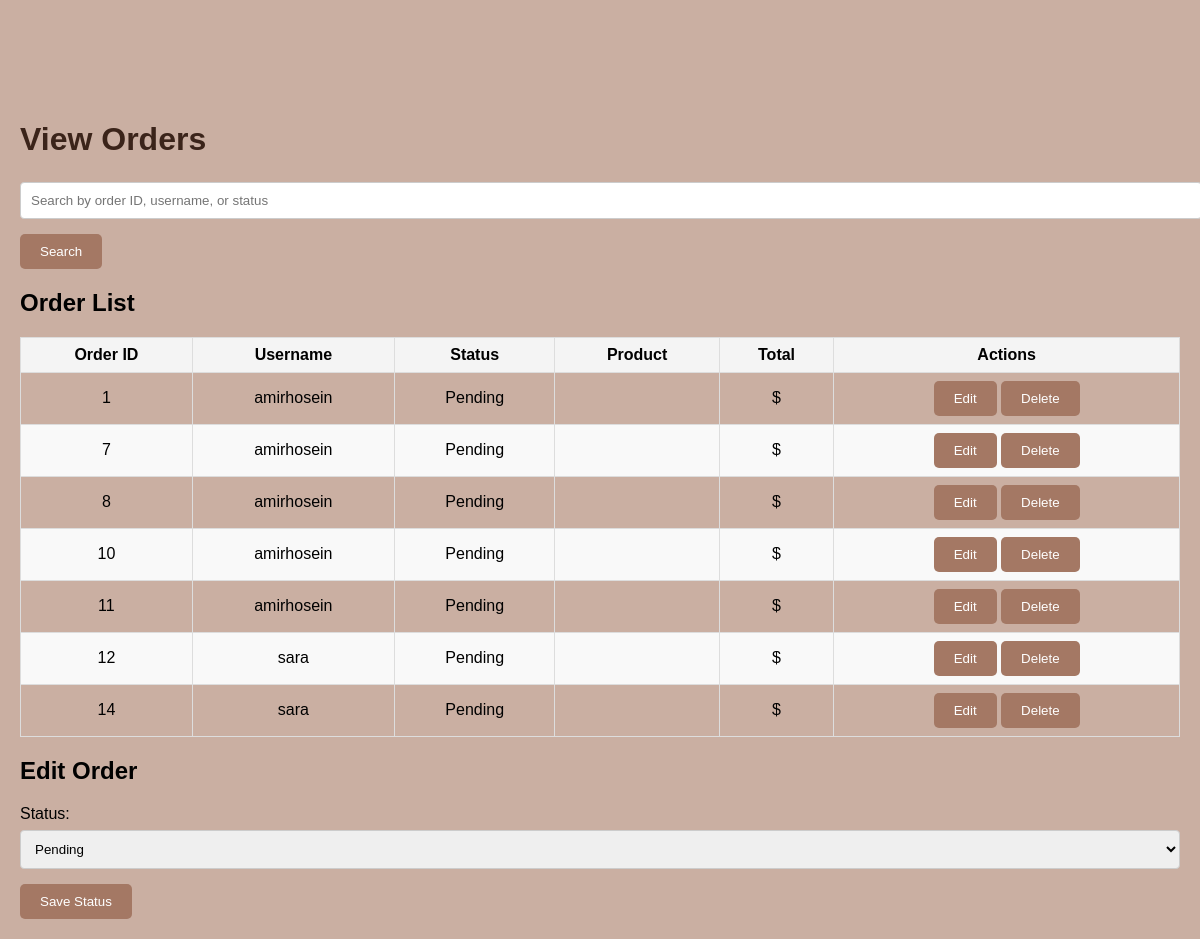
The app's page /view_orders, older data.
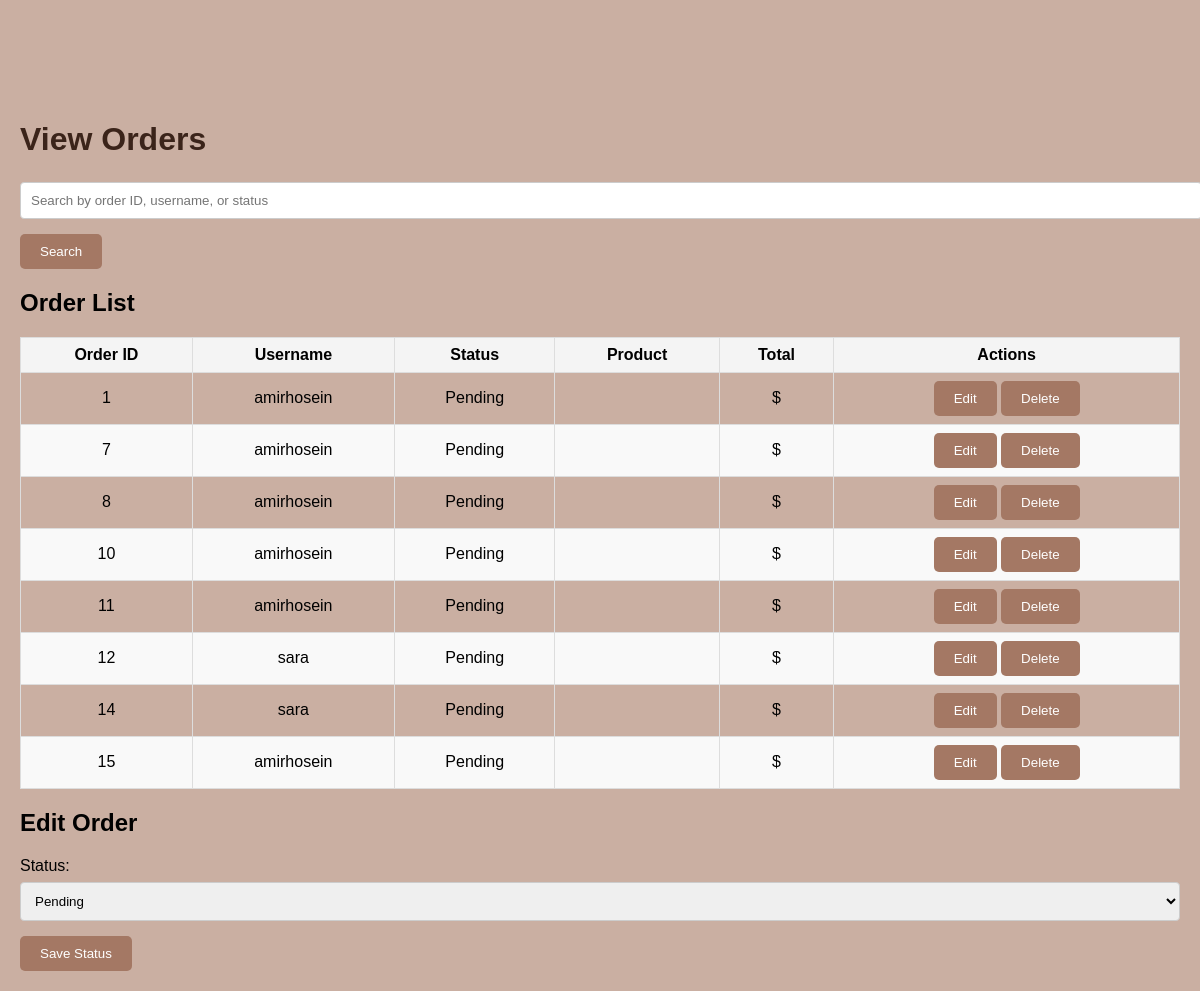
The same page, newer data.
### tables this page shows
CREATE TABLE "orders" (
    id INTEGER PRIMARY KEY AUTOINCREMENT,
    username TEXT NOT NULL,
    product_id INTEGER NOT NULL,
    status TEXT NOT NULL,
    total_price REAL NOT NULL, quantity INTEGER DEFAULT 1,
    FOREIGN KEY (product_id) REFERENCES products(id)
);

### app.py (the view, shortened to what this page needs)
@app.route('/view_orders', methods=['GET', 'POST'])
def view_orders():
    conn = get_db()
    cursor = conn.cursor()
    search_query = request.args.get('search', '')  # دریافت کوئری جستجو
    if search_query:
        cursor.execute('''
            SELECT * FROM orders
            WHERE order_id LIKE ? OR username LIKE ? OR status LIKE ?
        ''', (f'%{search_query}%', f'%{search_query}%', f'%{search_query}%'))
    else:
        cursor.execute('SELECT * FROM orders')
    orders = cursor.fetchall()
    return render_template('view_orders.html', orders=orders, search_query=search_query)

### app.py (called while the page is built)
def get_db():
    conn = sqlite3.connect(db)
    conn.row_factory = sqlite3.Row  # برای دسترسی به داده‌ها به صورت دیکشنری
    return conn

### templates/view_orders.html (shortened to what this page needs)
<!DOCTYPE html>
<html lang="en">
<head>
    <link rel="stylesheet" href="{{ url_for('static', filename='styles.css') }}">
</head>
<body>
    <h1>View Orders</h1>
    <div class="search-bar">
        <form method="GET" action="/view_orders">
            <input type="text" name="search" placeholder="Search by order ID, username, or status"
                value="{{ search_query }}">
            <button type="submit">Search</button>
        </form>
    </div>
    <div class="order-list">
        <h2>Order List</h2>
        <table>
            <thead>
                <tr>
                    <th>Order ID</th>
                    <th>Username</th>
                    <th>Status</th>
                    <th>Product</th>
                    <th>Total</th>
                    <th>Actions</th>
                </tr>
            </thead>
            <tbody>
                {% for order in orders %}
                <tr>
                    <td>{{ order['id'] }}</td>
                    <td>{{ order['username'] }}</td>
                    <td>{{ order['status'] }}</td>
                    <td>{{ order['product_name'] }}</td>
                    <td>${{ order['product_price'] }}</td>
                    <td>
                        <button onclick="editOrder('{{ order['order_id'] }}', '{{ order['status'] }}')" >Edit</button>
                        <button onclick="deleteOrder('{{ order['order_id'] }}')">Delete</button>
                    </td>
                </tr>
                {% endfor %}
            </tbody>
        </table>
    </div>
    <div class="order-actions">
        <h2>Edit Order</h2>
        <form method="POST" action="/view_orders">
            <label for="status">Status:</label>
            <select name="status" id="status">
                <option value="Pending">Pending</option>
            </select>
            <button type="submit">Save Status</button>
        </form>
    </div>
</body>
</html>

Row changes from the older to the newer data that the page shows:
added orders: id "15", username "amirhosein", status "Pending"
